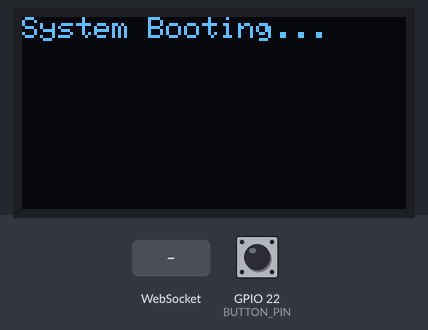
Simulated run of this sketch. Board: ESP32. Parts: 128×64 one-colour display. The test bench sets the inputs (shaded band); at power-on: GPIO 22 (BUTTON_PIN) HIGH. WiFi joins after 1.5 s; servers stay silent unless stated; I2S audio is not simulated (input reads silence); what the sketch prints to the serial monitor is not drawn.

Above: at 0.1 s.
3.9 s: WebSocket text "ID:" received
At 4.8 s:
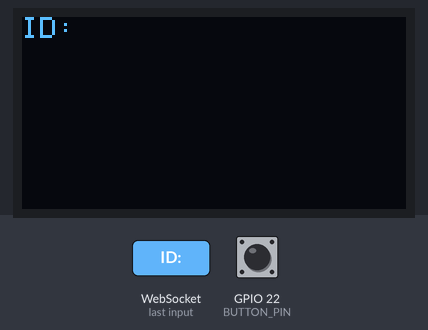
5.4 s: GPIO 22 (BUTTON_PIN) pulled LOW for 0.15 s
At 5.8 s:
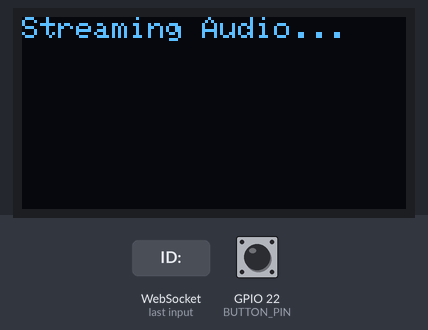
7.0 s: WebSocket text "1" received
At 7.5 s:
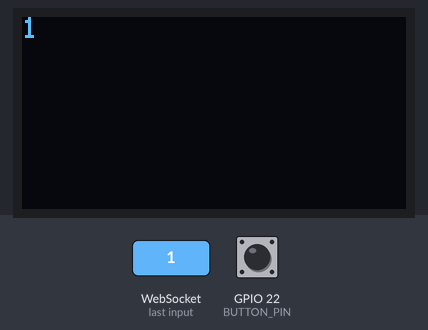
8.5 s: GPIO 22 (BUTTON_PIN) pulled LOW for 1 s
At 8.9 s:
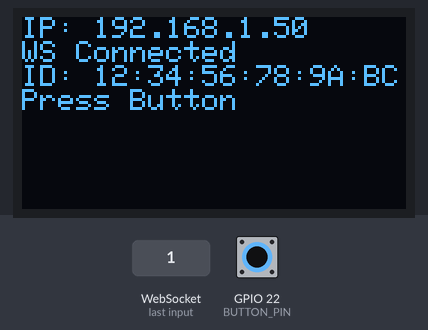
11.0 s: GPIO 22 (BUTTON_PIN) pulled LOW for 3.2 s
At 12.4 s:
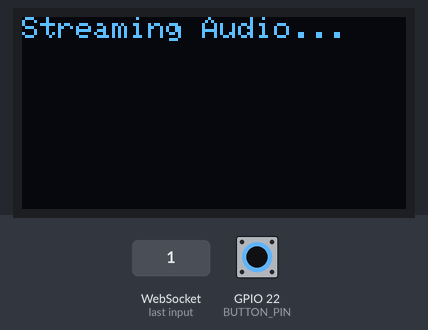
Timing chart, 0 to 14.0 s (numbered marks = the images above; inputs shaded):
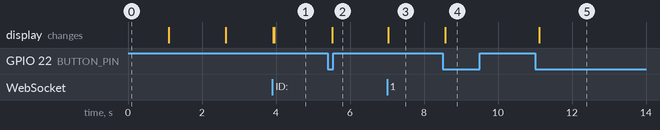

Measured:
- after the input at 3.9 s, the display: first changes at once (image 1 shows a later state)
- after the input at 5.4 s, the display: changes after 0.12 s (image 2)
- after the input at 7.0 s, the display: changes at once (image 3)
- after the input at 8.5 s, the display: changes after 0.07 s (image 4)
- after the input at 11.0 s, the display: changes after 0.12 s (image 5)

The sketch:

IotForInternationalLanguage.ino
```cpp
// IoT code

#include <driver/i2s.h>
#include <WiFi.h>
#include <WebSocketsClient.h>
// --- Add OLED Libraries ---
#include <Wire.h> // For I2C
#include <Adafruit_GFX.h>
#include <Adafruit_SSD1306.h>

// --- WiFi Credentials ---
const char* MY_WIFI_SSID = "royalmeatresto21";
const char* MY_WIFI_PASSWORD = "meatroyal2022";

// --- WebSocket Server Details ---
const char* WEBSOCKET_SERVER_HOST = "192.168.1.25";
const uint16_t WEBSOCKET_SERVER_PORT = 8766;
const char* WEBSOCKET_SERVER_PATH = "/";


// --- ESP32 Pin Definitions ---
#define BUTTON_PIN 22

#define scl 4 // Already defined, ensure these are correct for your OLED
#define sda 5 // Already defined, ensure these are correct for your OLED

#define I2S_WS_PIN   21
#define I2S_SD_PIN   18
#define I2S_SCK_PIN  19
#define I2S_PORT_NUM I2S_NUM_0

// --- OLED Display Configuration ---
#define SCREEN_WIDTH 128 // OLED display width, in pixels
#define SCREEN_HEIGHT 64 // OLED display height, in pixels
#define OLED_RESET    -1 // Reset pin # (or -1 if sharing Arduino reset pin)
#define SCREEN_ADDRESS 0x3C // Check your OLED's I2C address (0x3C or 0x3D)

Adafruit_SSD1306 display(SCREEN_WIDTH, SCREEN_HEIGHT, &Wire, OLED_RESET);
String lastOledMessage = "";

// --- I2S Audio Configuration ---
#define I2S_SAMPLE_RATE   (16000)
#define I2S_SAMPLE_BITS   (16)
#define I2S_READ_LEN      (1 * 1024)

volatile bool isStreaming = false;
uint32_t streamed_bytes_count = 0;

char* i2s_read_buff = NULL;
uint8_t* stream_write_buff = NULL;
uint8_t* payload_with_id_buff = NULL; // For MAC address + Audio data
const int MAC_ADDRESS_LEN = 6;

// --- Button Debouncing ---
unsigned long lastDebounceTime = 0;
int lastButtonStateStable = HIGH;
int currentButtonStateRaw = HIGH;
const long debounceDelay = 50;

// --- WebSocket Client Instance and State ---
WebSocketsClient webSocket;
volatile bool webSocketConnected = false;

// --- Function Prototypes ---
bool connectToWiFi();
void mergedI2SInit();
bool startStreaming();
void stopStreamingAndCleanup();
void processAndStreamAudio();
void webSocketEvent(WStype_t type, uint8_t * payload, size_t length);
void i2s_adc_data_scale(uint8_t * d_buff, uint8_t* s_buff, uint32_t len);
void displayTextOnOLED(const String &text); // Ensure prototype matches implementation
void displayTextOnOLED(const char* text);
void displayIdleStatusWithChipID();


void setup() {
  Serial.begin(115200);
  while (!Serial);
  Serial.println("\n------------------------------------------------------");
  Serial.println("ESP32 I2S WebSocket Continuous Streamer (Modified + OLED + DeviceID)");
  Serial.println("------------------------------------------------------");
  Serial.printf("Initial Free Heap: %u bytes\n", ESP.getFreeHeap());

  pinMode(BUTTON_PIN, INPUT_PULLUP);
  Serial.println("Button Pin Initialized (GPIO" + String(BUTTON_PIN) + ")");

  Wire.begin(sda, scl);
  if(!display.begin(SSD1306_SWITCHCAPVCC, SCREEN_ADDRESS)) {
    Serial.println(F("SSD1306 allocation failed"));
    for(;;);
  }
  Serial.println("OLED Initialized.");
  display.setTextSize(1);
  display.setTextColor(SSD1306_WHITE);
  displayTextOnOLED("System Booting...");
  delay(1000); // Single delay is fine

  if (connectToWiFi()) {
    Serial.printf("After WiFi Connect - Free Heap: %u bytes\n", ESP.getFreeHeap());
    // displayTextOnOLED("WiFi Connected\nIP: " + WiFi.localIP().toString()); // This is an intermediate message, will be replaced by idle or WS status
    Serial.println("Initializing WebSocket connection to: ws://" + String(WEBSOCKET_SERVER_HOST) + ":" + String(WEBSOCKET_SERVER_PORT) + String(WEBSOCKET_SERVER_PATH));
    webSocket.begin(WEBSOCKET_SERVER_HOST, WEBSOCKET_SERVER_PORT, WEBSOCKET_SERVER_PATH);
    webSocket.onEvent(webSocketEvent);
  } else {
    Serial.println("WiFi connection failed. WebSocket will not be available.");
    // displayTextOnOLED("WiFi Failed!"); // This will be updated by displayIdleStatusWithChipID
  }

  mergedI2SInit();
  Serial.printf("After I2S Init - Free Heap: %u bytes\n", ESP.getFreeHeap());

  Serial.println("Setup complete. Press button to start/stop streaming audio.");
  lastOledMessage = "";
  displayIdleStatusWithChipID();
}

void loop() {
  webSocket.loop();

  currentButtonStateRaw = digitalRead(BUTTON_PIN);
  if (currentButtonStateRaw != lastButtonStateStable) {
    if (millis() - lastDebounceTime > debounceDelay) {
      lastDebounceTime = millis();
      if (currentButtonStateRaw == LOW && lastButtonStateStable == HIGH) {
        Serial.println("Button Pressed!");
        Serial.print("  Current isStreaming state: "); Serial.println(isStreaming ? "true" : "false");
        Serial.print("  Current webSocketConnected state: "); Serial.println(webSocketConnected ? "true" : "false");

        if (!isStreaming) {
          if (webSocketConnected) {
            if (startStreaming()) {
              Serial.println("Successfully started streaming based on startStreaming() return.");
              displayTextOnOLED("Streaming Audio...");
            } else {
              Serial.println("Failed to start streaming based on startStreaming() return.");
              displayTextOnOLED("Stream Start Fail");
            }
          } else {
            Serial.println("WebSocket not connected. Cannot start streaming.");
            displayTextOnOLED("WS Not Connected\nCannot Stream");
          }
        } else { // If currently streaming, stop it
          stopStreamingAndCleanup(); // This function now handles the OLED update to idle status
          Serial.println("Streaming stopped by button press.");
          // displayTextOnOLED("Streaming Stopped."); // REMOVED - Redundant
        }
      }
      lastButtonStateStable = currentButtonStateRaw;
    }
  }

  if (isStreaming) {
    processAndStreamAudio();
  }
}

void displayTextOnOLED(const String &text) {
    if (text == lastOledMessage && !text.isEmpty()) {
        return;
    }
    display.clearDisplay();
    display.setCursor(0,0);
    display.println(text);
    display.display();
    Serial.print("OLED Display: "); Serial.println(text);
    lastOledMessage = text;
}

void displayTextOnOLED(const char* text) {
    displayTextOnOLED(String(text));
}

void displayIdleStatusWithChipID() {
    String line1, line2, line3, line4;
    uint64_t chipid_val = ESP.getEfuseMac();
    char macStr[18];
    snprintf(macStr, sizeof(macStr), "%02X:%02X:%02X:%02X:%02X:%02X",
             (uint8_t)(chipid_val >> 40), (uint8_t)(chipid_val >> 32),
             (uint8_t)(chipid_val >> 24), (uint8_t)(chipid_val >> 16),
             (uint8_t)(chipid_val >> 8),  (uint8_t)chipid_val);

    line3 = "ID: " + String(macStr);
    line4 = "Press Button";

    if (WiFi.status() != WL_CONNECTED) {
        line1 = "WiFi Failed!";
        line2 = "Not Connected";
    } else {
        line1 = "IP: " + WiFi.localIP().toString();
        if (!webSocketConnected) {
            line2 = "WS Disconnected";
        } else {
            line2 = "WS Connected";
        }
    }
    displayTextOnOLED(line1 + "\n" + line2 + "\n" + line3 + "\n" + line4);
}


void webSocketEvent(WStype_t type, uint8_t * payload, size_t length) {
    switch(type) {
        case WStype_CONNECTED:
            Serial.printf("[WSc] Connected to server: %s\n", (payload ? (char*)payload : ""));
            webSocketConnected = true;
            if (!isStreaming) {
                lastOledMessage = "";
                displayIdleStatusWithChipID();
            } else {
                displayTextOnOLED("WS Online\nStreaming...");
            }
            break;
        case WStype_DISCONNECTED:
            Serial.printf("[WSc] Disconnected! Reason: %s (length %u)\n", (payload ? (char*)payload : "N/A"), length);
            webSocketConnected = false;
            if (isStreaming) {
                Serial.println("WebSocket disconnected during stream. Stopping stream and cleaning up.");
                stopStreamingAndCleanup();
            } else {
                lastOledMessage = "";
                displayIdleStatusWithChipID();
            }
            break;
        case WStype_TEXT:
            Serial.printf("[WSc] Received Text: %s\n", payload);
            displayTextOnOLED(String((char*)payload));
            break;
        case WStype_ERROR:
            Serial.printf("[WSc] Error: %s\n", (payload ? (char*)payload : "Unknown"));
            webSocketConnected = false;
            if (isStreaming) {
                Serial.println("WebSocket error during stream. Stopping stream and cleaning up.");
                stopStreamingAndCleanup();
            } else {
                lastOledMessage = "";
                displayIdleStatusWithChipID();
            }
            break;
        case WStype_PING:
            Serial.println("[WSc] Received PING");
            break;
        case WStype_PONG:
            Serial.println("[WSc] Received PONG");
            break;
        default:
            Serial.printf("[WSc] Event: %d\n", type);
            break;
    }
}

bool connectToWiFi() {
    if (WiFi.status() == WL_CONNECTED) {
        Serial.println("Already connected to WiFi.");
        Serial.println("IP Address: " + WiFi.localIP().toString());
        return true;
    }
    Serial.println("Connecting to WiFi: " + String(MY_WIFI_SSID));
    displayTextOnOLED("Connecting WiFi\n" + String(MY_WIFI_SSID)); // Intermediate message
    WiFi.mode(WIFI_STA);
    WiFi.begin(MY_WIFI_SSID, MY_WIFI_PASSWORD);
    unsigned long startTime = millis();
    while (WiFi.status() != WL_CONNECTED && millis() - startTime < 20000) {
        delay(500); Serial.print(".");
    }
    if (WiFi.status() == WL_CONNECTED) {
        Serial.println("\nWiFi connected! IP Address: " + WiFi.localIP().toString());
        return true;
    } else {
        Serial.println("\nWiFi connection failed.");
        // displayTextOnOLED("WiFi Failed!"); // Let displayIdleStatusWithChipID handle final status
        return false;
    }
}

void mergedI2SInit() {
    Serial.println("Initializing I2S...");
    i2s_config_t i2s_config = {
        .mode = (i2s_mode_t)(I2S_MODE_MASTER | I2S_MODE_RX),
        .sample_rate = I2S_SAMPLE_RATE,
        .bits_per_sample = i2s_bits_per_sample_t(I2S_SAMPLE_BITS),
        .channel_format = I2S_CHANNEL_FMT_ONLY_LEFT,
        .communication_format = i2s_comm_format_t(I2S_COMM_FORMAT_STAND_I2S),
        .intr_alloc_flags = ESP_INTR_FLAG_LEVEL1,
        .dma_buf_count = 8,
        .dma_buf_len = 256,
        .use_apll = true,
        .tx_desc_auto_clear = false,
        .fixed_mclk = 0
    };
    esp_err_t err = i2s_driver_install(I2S_PORT_NUM, &i2s_config, 0, NULL);
    if (err != ESP_OK) {
        Serial.printf("I2S Driver install failed: %s\n", esp_err_to_name(err));
        displayTextOnOLED("I2S Driver FAIL");
        while(1);
    }
    const i2s_pin_config_t pin_config = {
        .bck_io_num = I2S_SCK_PIN,
        .ws_io_num = I2S_WS_PIN,
        .data_out_num = I2S_PIN_NO_CHANGE,
        .data_in_num = I2S_SD_PIN
    };
    err = i2s_set_pin(I2S_PORT_NUM, &pin_config);
    if (err != ESP_OK) {
        Serial.printf("I2S Set Pin failed: %s\n", esp_err_to_name(err));
        displayTextOnOLED("I2S Pin FAIL");
        while(1);
    }
    Serial.println("I2S Initialized.");
}

bool startStreaming() {
    Serial.println("Attempting to start audio stream...");
    Serial.printf("Before buffer allocation - Free heap: %u bytes\n", ESP.getFreeHeap());

    if (i2s_read_buff != NULL || stream_write_buff != NULL || payload_with_id_buff != NULL) {
        Serial.println("Buffers were not NULL. Cleaning up first...");
        stopStreamingAndCleanup();
    }

    i2s_read_buff = (char*) calloc(I2S_READ_LEN, sizeof(char));
    if (!i2s_read_buff) {
        Serial.printf("FATAL: Failed to allocate i2s_read_buff. Heap: %u\n", ESP.getFreeHeap());
        displayTextOnOLED("Mem Alloc Fail 1");
        isStreaming = false;
        return false;
    }

    stream_write_buff = (uint8_t*) calloc(I2S_READ_LEN, sizeof(uint8_t));
    if (!stream_write_buff) {
        Serial.printf("FATAL: Failed to allocate stream_write_buff. Heap: %u\n", ESP.getFreeHeap());
        free(i2s_read_buff); i2s_read_buff = NULL;
        displayTextOnOLED("Mem Alloc Fail 2");
        isStreaming = false;
        return false;
    }

    payload_with_id_buff = (uint8_t*) calloc(MAC_ADDRESS_LEN + I2S_READ_LEN, sizeof(uint8_t));
    if (!payload_with_id_buff) {
        Serial.printf("FATAL: Failed to allocate payload_with_id_buff. Heap: %u\n", ESP.getFreeHeap());
        free(i2s_read_buff); i2s_read_buff = NULL;
        free(stream_write_buff); stream_write_buff = NULL;
        displayTextOnOLED("Mem Alloc Fail 3");
        isStreaming = false;
        return false;
    }
    Serial.printf("Stream buffers allocated. Free heap: %u bytes\n", ESP.getFreeHeap());

    uint64_t chipid_val = ESP.getEfuseMac();
    payload_with_id_buff[0] = (uint8_t)(chipid_val >> 40);
    payload_with_id_buff[1] = (uint8_t)(chipid_val >> 32);
    payload_with_id_buff[2] = (uint8_t)(chipid_val >> 24);
    payload_with_id_buff[3] = (uint8_t)(chipid_val >> 16);
    payload_with_id_buff[4] = (uint8_t)(chipid_val >> 8);
    payload_with_id_buff[5] = (uint8_t)chipid_val;
    Serial.print("Device ID (MAC) to be sent with audio: ");
    for(int i=0; i < MAC_ADDRESS_LEN; i++) {
        Serial.printf("%02X", payload_with_id_buff[i]);
        if (i < MAC_ADDRESS_LEN -1) Serial.print(":");
    }
    Serial.println();

    streamed_bytes_count = 0;

    i2s_zero_dma_buffer(I2S_PORT_NUM);
    size_t bytes_read_dummy;
    for(int i=0; i < 2; i++) {
        i2s_read(I2S_PORT_NUM, (void*) i2s_read_buff, I2S_READ_LEN, &bytes_read_dummy, pdMS_TO_TICKS(50));
    }

    isStreaming = true;
    Serial.println("Audio streaming started. Device ID will be prepended to audio data.");
    return true;
}

void stopStreamingAndCleanup() {
    if (!isStreaming && !i2s_read_buff && !stream_write_buff && !payload_with_id_buff) {
        isStreaming = false;
        if (lastOledMessage.indexOf("ID:") == -1 ) {
             lastOledMessage = "";
             displayIdleStatusWithChipID();
        }
        return;
    }

    Serial.println("Stopping audio stream and cleaning up ESP32 resources...");
    isStreaming = false;

    if (i2s_read_buff) {
        free(i2s_read_buff);
        i2s_read_buff = NULL;
        Serial.println("I2S read buffer freed.");
    }
    if (stream_write_buff) {
        free(stream_write_buff);
        stream_write_buff = NULL;
        Serial.println("Stream write buffer freed.");
    }
    if (payload_with_id_buff) {
        free(payload_with_id_buff);
        payload_with_id_buff = NULL;
        Serial.println("Payload with ID buffer freed.");
    }

    Serial.printf("After freeing stream buffers - Free heap: %u bytes\n", ESP.getFreeHeap());
    Serial.println("Ready for next stream. Press button to start.");
    streamed_bytes_count = 0;

    lastOledMessage = "";
    displayIdleStatusWithChipID();
}

void processAndStreamAudio() {
    if (!isStreaming) {
        return;
    }
    if (!webSocketConnected) {
        Serial.println("PASA: WebSocket not connected, cannot send. Stopping stream.");
        displayTextOnOLED("WS Lost! Stop.");
        stopStreamingAndCleanup();
        return;
    }
    if (!i2s_read_buff) {
        Serial.println("PASA: i2s_read_buff is NULL. Stopping stream.");
        displayTextOnOLED("Buffer Error 1");
        stopStreamingAndCleanup();
        return;
    }
    if (!stream_write_buff) {
        Serial.println("PASA: stream_write_buff is NULL. Stopping stream.");
        displayTextOnOLED("Buffer Error 2");
        stopStreamingAndCleanup();
        return;
    }
    if (!payload_with_id_buff) {
        Serial.println("PASA: payload_with_id_buff is NULL. Stopping stream.");
        displayTextOnOLED("Buffer Error 3");
        stopStreamingAndCleanup();
        return;
    }

    size_t bytes_read_from_i2s;
    esp_err_t read_status = i2s_read(I2S_PORT_NUM, (void*)i2s_read_buff, I2S_READ_LEN, &bytes_read_from_i2s, pdMS_TO_TICKS(20));

    if (read_status == ESP_OK && bytes_read_from_i2s > 0) {
        uint32_t audio_bytes_to_stream = bytes_read_from_i2s;
        i2s_adc_data_scale(stream_write_buff, (uint8_t*)i2s_read_buff, audio_bytes_to_stream);

        memcpy(payload_with_id_buff + MAC_ADDRESS_LEN, stream_write_buff, audio_bytes_to_stream);

        uint32_t total_bytes_to_send = MAC_ADDRESS_LEN + audio_bytes_to_stream;
        if (webSocket.sendBIN(payload_with_id_buff, total_bytes_to_send)) {
            streamed_bytes_count += audio_bytes_to_stream;
            static unsigned long lastProgressPrintTime = 0;
            if (millis() - lastProgressPrintTime > 2000) {
                Serial.printf("Audio streaming... %lu audio bytes sent (total payload %lu with ID)\n", (unsigned long)streamed_bytes_count, (unsigned long)total_bytes_to_send);
                lastProgressPrintTime = millis();
            }
        } else {
            Serial.println("[ERR] PASA: webSocket.sendBIN failed. WebSocket might be closing or buffer full.");
        }
    } else if (read_status == ESP_ERR_TIMEOUT) {
        // Normal, no sound
    } else {
        Serial.printf("[ERR] PASA: I2S Read Error: %s. Stopping stream.\n", esp_err_to_name(read_status));
        displayTextOnOLED("I2S Read Err\nStopping.");
        stopStreamingAndCleanup();
    }
}

void i2s_adc_data_scale(uint8_t * d_buff, uint8_t* s_buff, uint32_t len) {
    if (I2S_SAMPLE_BITS == 16) {
        memcpy(d_buff, s_buff, len);
        return;
    }
    Serial.println("Warning: i2s_adc_data_scale with non-16-bit default handling (performing direct copy).");
    memcpy(d_buff, s_buff, len);
}
```
